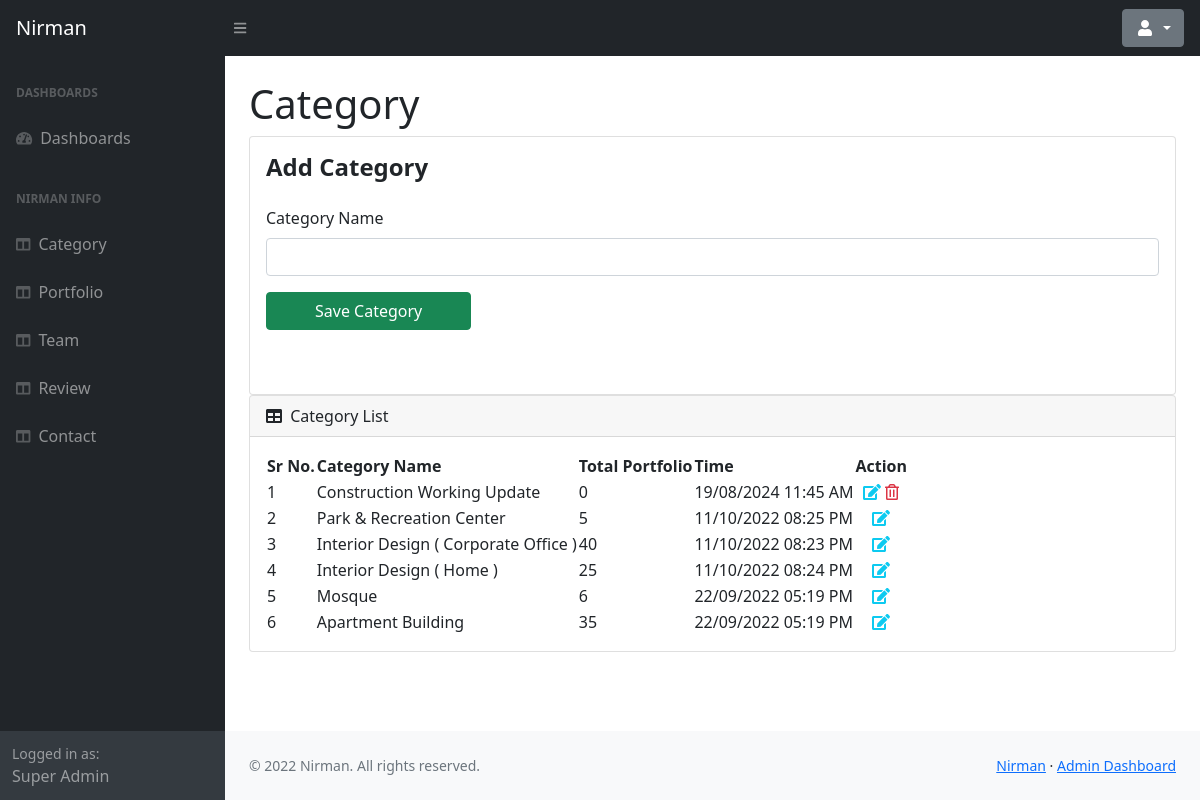
The page /admin/category.php (signed in) on the database its author committed.
### tables this page shows
CREATE TABLE `category` (
  `id` int NOT NULL,
  `c_name` varchar(100) NOT NULL,
  `inserted_at` timestamp NOT NULL DEFAULT CURRENT_TIMESTAMP ON UPDATE CURRENT_TIMESTAMP
);

### include/dbController.php (called while the page is built, shortened)
<?php
class DBController {
    private $host = "localhost";
    private $user = "root";
    private $password = "";
    private $database = "nirman";
    private $conn;
    function __construct() {
        $this->conn = $this->connectDB();
    }
    function connectDB() {
        $conn = mysqli_connect($this->host,$this->user,$this->password,$this->database);
        return $conn;
    }
    function runQuery($query) {
        $result = mysqli_query($this->conn,$query);
        while($row=mysqli_fetch_assoc($result)) {
            $resultset[] = $row;
        }
        if(!empty($resultset))
            return $resultset;
    }
    function numRows($query) {
        $result  = mysqli_query($this->conn,$query);
        $rowcount = mysqli_num_rows($result);
        return $rowcount;
    }
}

### admin/category.php (the view, shortened to what this page needs)
<?php
include('../include/dbController.php');
$db_handle = new DBController();
?>
<!DOCTYPE html>
<html lang="en">
<head>
    <?php include('include/csslist.php') ?>
</head>
<body class="sb-nav-fixed">
<?php include('include/topbar.php') ?>
<div id="layoutSidenav">
    <div id="layoutSidenav_nav">
        <?php include('include/sidebar.php') ?>
    </div>
    <div id="layoutSidenav_content">
        <main>
            <div class="container-fluid px-4">
                <h1 class="mt-4">Category</h1>
                <?php if (isset($_GET['edit'])) {
                    $data = $db_handle->runQuery("SELECT * FROM category where id={$_GET['edit']}");
                    ?>
                    <div class="row">
                        <div class="col-lg-12">
                            <div class="card">
                                <div class="card-body">
                                    <div class="row">
                                        <div class="col-lg-12 mb-5">
                                            <h4 class="mb-4">
                                                <strong>Edit Catagory</strong>
                                            </h4>
                                            <form id="form-validation-simple" name="form-validation-simple"
                                                  method="POST" enctype="multipart/form-data">
                                                <div class="form-group">
                                                    <label class="form-label">Category Name</label>
                                                    <input name="Category_Name" type="text"
                                                           value="<?php echo $data[0]["c_name"]; ?>"
                                                           class="form-control"
                                                           data-validation="[NOTEMPTY]" required/>
                                                </div>
                                                <div class="form-actions">
                                                    <button type="submit" class="btn btn-success mr-2 px-5"
                                                            name="up_cat">Update Category
                                                    </button>
                                                </div>
                                            </form>
                                        </div>
                                    </div>
                                </div>
                            </div>
                        </div>
                    </div>
                    <?php
                    if (isset($_POST['up_cat'])) {
                        $cname = $db_handle->checkValue($_POST['Category_Name']);
                        $rows = $db_handle->numRows("SELECT * FROM category where c_name='$cname'");
                        if ($rows == 0) {
                            $update = $db_handle->insertQuery("update category set c_name='$cname' where id=" . $_GET['edit'] . "");
                            echo '<script type="text/javascript">';
                            echo "setTimeout(function () { swal({title: 'Catagory Edit', text: 'Catagory Edited Successfully', type: 'success', confirmButtonClass: 'btn-success', confirmButtonText: 'OK', },function() {window.location = 'category.php';});";
                            echo '}, 1000);</script>';
                        } else {
                            echo '<script type="text/javascript">';
                            echo "setTimeout(function () { swal({title: 'Catagory Edit', text: 'Duplicate Category', type: 'error', confirmButtonClass: 'btn-danger', confirmButtonText: 'OK', });";
                            echo '}, 1000);</script>';
                        }
                    }
                    ?>
                <?php } else { ?>
                    <div class="row">
                        <div class="col-lg-12">
                            <div class="card">
                                <div class="card-body">
                                    <div class="row">
                                        <div class="col-lg-12 mb-5">
                                            <h4 class="mb-4">
                                                <strong>Add Category</strong>
                                            </h4>
                                            <form id="form-validation-simple" name="form-validation-simple"
                                                  method="POST" enctype="multipart/form-data">
                                                <div class="form-group">
                                                    <label class="form-label">Category Name</label>
                                                    <input name="Category_Name" type="text" class="form-control"
                                                           data-validation="[NOTEMPTY]" required/>
                                                </div>
                                                <div class="form-actions">
                                                    <button type="submit" class="btn btn-success mr-2 px-5"
                                                            name="sub_cat">Save Category
                                                    </button>
                                                </div>
                                            </form>
                                        </div>
                                    </div>
                                </div>
                            </div>
                        </div>
                    </div>
                <?php } ?>
                <div class="row">
                    <div class="col-lg-12">
                        <div class="card mb-4">
                            <div class="card-header">
                                <i class="fas fa-table me-1"></i>
                                Category List
                            </div>
                            <div class="card-body">
                                <table id="datatablesSimple">
                                    <thead>
                                    <tr>
                                        <th>Sr No.</th>
                                        <th>Category Name</th>
                                        <th>Total Portfolio</th>
                                        <th>Time</th>
                                        <th class="text-center">Action</th>
                                    </tr>
                                    </thead>
                                    <tbody>
                                    <?php
                                    $data = $db_handle->runQuery("SELECT * FROM category order by id desc");
                                    $row_count = $db_handle->numRows("SELECT * FROM category order by id desc");
                                    for ($i = 0; $i < $row_count; $i++) {
                                        ?>
                                        <tr>
                                            <td><?php echo $i + 1; ?></td>
                                            <td><?php echo $data[$i]["c_name"]; ?></td>
                                            <td>
                                                <?php
                                                $num_of_images = $db_handle->numRows("SELECT * FROM portfolio where category_id=" . $data[$i]['id'] . "");
                                                echo $num_of_images;
                                                ?>
                                            </td>
                                            <td>
                                                <?php
                                                $datetime = new DateTime($data[$i]["inserted_at"]);
                                                $la_time = new DateTimeZone('Asia/Dhaka');
                                                $datetime->setTimezone($la_time);
                                                echo $datetime->format('d/m/Y h:i A'); ?>
                                            </td>
                                            <td class="text-center">
                                                <a class="primary"
                                                   href="category.php?edit=<?php echo $data[$i]['id']; ?>"
                                                   data-original-title="" title="" style="text-decoration: none">
                                                    <i class="fas fa-edit text-info"></i>
                                                </a>
                                                <?php
                                                if ($num_of_images == 0) {
                                                    ?>
                                                    <a class="danger" href="?dele=<?php echo $data[$i]['id']; ?>"
                                                       data-original-title="" title="" style="text-decoration: none">
                                                        <i class="far fa-trash-alt text-danger"></i>
                                                    </a>
                                                <?php } ?>
                                            </td>
                                        </tr>
                                    <?php } ?>
                                    </tbody>
                                </table>
                            </div>
                        </div>
                    </div>
                </div>
            </div>
        </main>
        <?php include('include/footer.php') ?>
    </div>
</div>
</body>
</html>

### rows shown on the page
category: c_name "Construction Working Update", num_of_images "0", inserted_at "19/08/2024 11:45 AM"
category: c_name "Park & Recreation Center", num_of_images "5", inserted_at "11/10/2022 08:25 PM"
category: c_name "Interior Design ( Corporate Office )", num_of_images "40", inserted_at "11/10/2022 08:23 PM"
category: c_name "Interior Design ( Home )", num_of_images "25", inserted_at "11/10/2022 08:24 PM"
category: c_name "Mosque", num_of_images "6", inserted_at "22/09/2022 05:19 PM"
category: c_name "Apartment Building", num_of_images "35", inserted_at "22/09/2022 05:19 PM"

### other values the page prints
$_SESSION['name'] "Super Admin"
